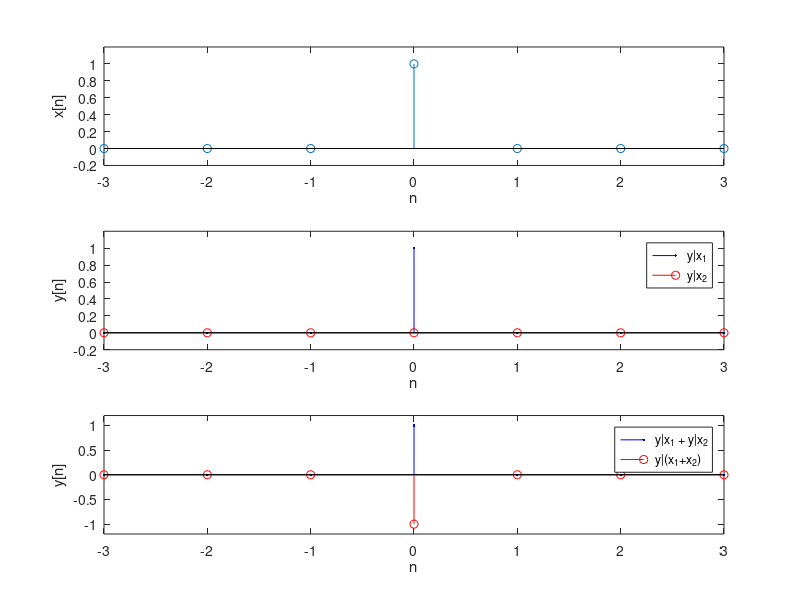

MATLAB code for this plot:
clc; clear;

n = -3:3;
x1 = [zeros(1,3), 1, zeros(1,3)];
x2 = 2 .* x1;

y = @(x) sin(pi/2 .* x);

subplot(3, 1, 1);
stem(n, x1);
axis([xlim -0.2 1.2]);
xlabel('n'); ylabel('x[n]');

subplot(3, 1, 2);
stem(n, y(x1), 'b.'); hold on;
stem(n, y(x2), 'ro');
axis([xlim -0.2 1.2]);
xlabel('n'); ylabel('y[n]');
legend('y|x_1', 'y|x_2');

subplot(3, 1, 3);
stem(n, y(x1)+y(x2), 'b.'); hold on;
stem(n, y(x1+x2), 'ro');
axis([xlim -1.2 1.2]);
xlabel('n'); ylabel('y[n]');
legend('y|x_1 + y|x_2', 'y|(x_1+x_2)');
